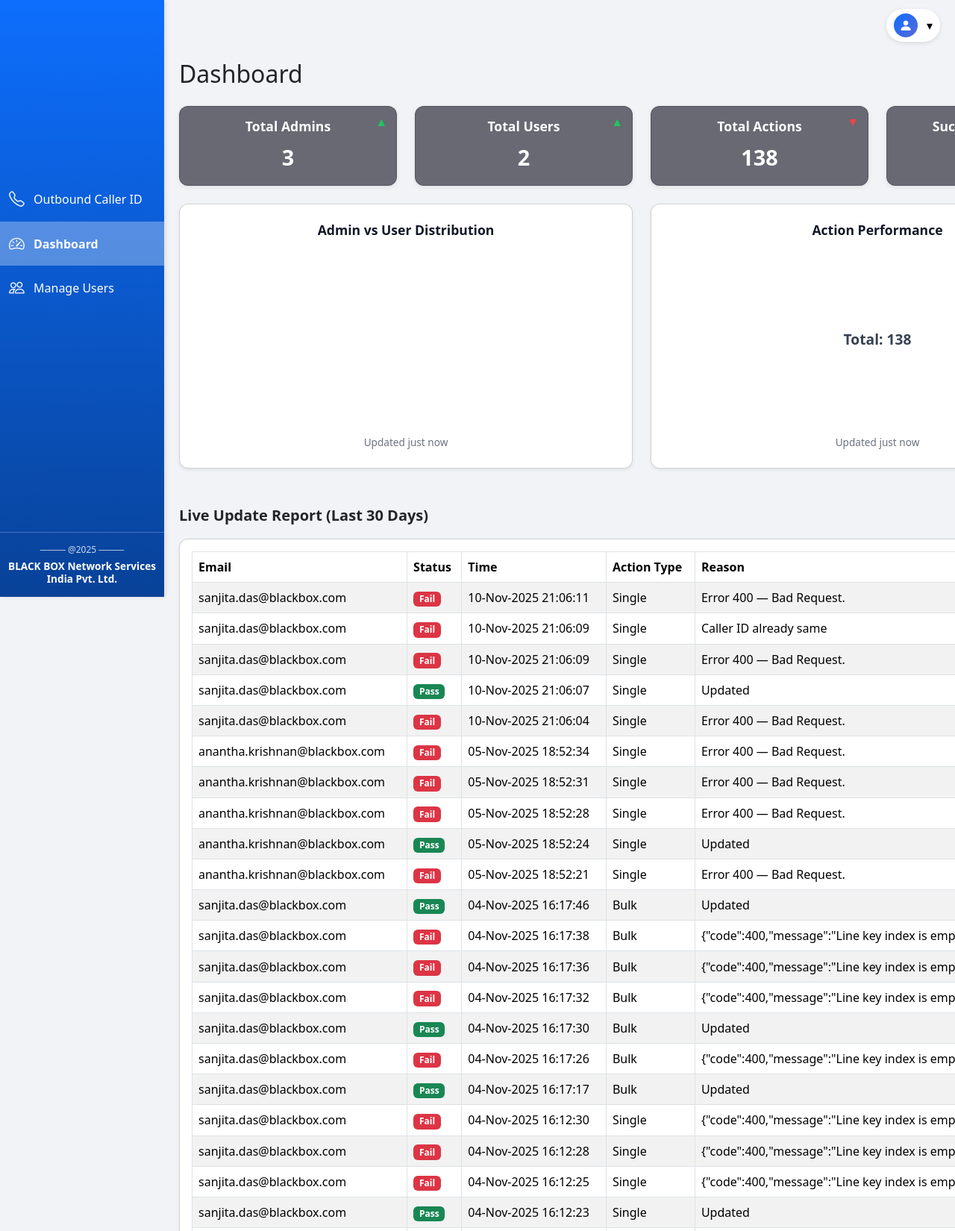
/dashboard (signed in, upper part), run on the app's committed database.
### tables this page shows
CREATE TABLE update_logs (
                        id INTEGER PRIMARY KEY AUTOINCREMENT,
                        email TEXT,
                        caller_id TEXT,
                        success INTEGER,
                        reason TEXT,
                        type TEXT,
                        timestamp DATETIME DEFAULT CURRENT_TIMESTAMP
                    , identifier TEXT, alias TEXT);

### app.py (the view)
@app.route("/dashboard")
@login_required(role="admin")
def dashboard():
    conn = get_db_connection()
    total_admin = conn.execute("SELECT COUNT(*) as cnt FROM users WHERE role='admin'").fetchone()["cnt"]
    total_users = conn.execute("SELECT COUNT(*) as cnt FROM users WHERE role='user'").fetchone()["cnt"]
    cutoff = (datetime.utcnow() - timedelta(days=30)).isoformat()
    rows = conn.execute("""
        SELECT email, identifier, caller_id, success, reason, type, timestamp
        FROM update_logs
        WHERE timestamp >= ?
        ORDER BY timestamp DESC
    """, (cutoff,)).fetchall()
    updates = []
    for r in rows:
        updates.append({
            "email": r["email"],
            "identifier": r["identifier"],
            "caller_id": r["caller_id"],
            "success": bool(r["success"]),
            "reason": r["reason"],
            "type": r["type"],
            "time": datetime.fromisoformat(r["timestamp"]).strftime("%d-%b-%Y %H:%M:%S")
        })
    mrows = conn.execute("""
        SELECT admin_email, action, target_email, timestamp
        FROM admin_activity
        WHERE timestamp >= ?
        ORDER BY timestamp DESC
    """, (cutoff,)).fetchall()
    manage_logs = []
    for r in mrows:
        manage_logs.append({
            "email": r["admin_email"],
            "action": r["action"],
            "target": r["target_email"],
            "time": datetime.fromisoformat(r["timestamp"]).strftime("%d-%b-%Y %H:%M:%S")
        })
    conn.close()
    user_status = get_user_status_list()
    refresh_needed = session.pop("refresh_needed", False)
    return render_template(
        "dashboard.html",
        total_admin=total_admin,
        total_users=total_users,
        updates=updates,
        manage_logs=manage_logs,
        user_status=user_status,
        refresh_needed=refresh_needed
    )

### app.py (called while the page is built)
def get_db_connection():
    conn = sqlite3.connect(DB_PATH)
    conn.row_factory = sqlite3.Row
    return conn

def load_users_from_db():
    conn = get_db_connection()
    rows = conn.execute("SELECT email, password, role FROM users").fetchall()
    conn.close()
    users = {r["email"].lower(): {"password": r["password"], "role": r["role"]} for r in rows}
    return users

def get_user_status_list():
    users = load_users_from_db()
    conn = get_db_connection()
    rows = conn.execute("SELECT user_email, status, login_time FROM login_activity ORDER BY id DESC").fetchall()
    conn.close()
    status = {}
    for r in rows:
        e = r["user_email"].lower()
        if e not in status:
            status[e] = {"email": e, "online": (r["status"] == "Online"), "last_seen": r["login_time"]}
    out = []
    for email, u in users.items():
        if email in status:
            out.append({"email": email, "online": bool(status[email]["online"])})
        else:
            out.append({"email": email, "online": False})
    return out

def login_required(role=None):
    def wrapper(fn):
        @wraps(fn)
        def decorated(*args, **kwargs):
            if "email" not in session:
                app.logger.warning("Unauthorized access attempt to protected route.")
                return redirect(url_for("login"))
            if role and session.get("role") != role:
                app.logger.warning(f"Access denied for user {session.get('email')} - insufficient role.")
                flash("Access denied", "danger")
                return redirect(url_for("login"))
            return fn(*args, **kwargs)
        return decorated
    return wrapper

@app.teardown_appcontext
def on_exit(exception):
    try:
        from utils.task_queue import shutdown_queue
        shutdown_queue()
    except Exception as e:
        app.logger.error(f"Error shutting down task queue: {e}")

### utils/task_queue.py (called while the page is built)
def shutdown_queue():
    logger.info("[Queue] Shutting down worker thread...")
    task_queue.put(None)

### templates/dashboard.html (shortened to what this page needs)
{% extends "base.html" %}
{% block content %}
<h2 class="mb-4">Dashboard</h2>
<div class="row g-4 mb-4">
  <div class="col-md-3">
    <div class="card text-center card-primary p-3">
      <span class="trend-indicator trend-up">▲</span>
      <h5 class="card-title">Total Admins</h5>
      <p class="card-text" id="totalAdmins">{{ total_admin }}</p>
    </div>
  </div>
  <div class="col-md-3">
    <div class="card text-center card-warning p-3">
      <span class="trend-indicator trend-up">▲</span>
      <h5 class="card-title">Total Users</h5>
      <p class="card-text" id="totalUsers">{{ total_users }}</p>
    </div>
  </div>
  <div class="col-md-3">
    <div class="card text-center card-info p-3">
      <span class="trend-indicator trend-down">▼</span>
      <h5 class="card-title">Total Actions</h5>
      <p class="card-text" id="totalActions">{{ updates|length }}</p>
    </div>
  </div>
  <div class="col-md-3">
    <div class="card text-center card-success p-3">
      <h5 class="card-title">Successful Updates</h5>
      <p class="card-text" id="successfulUpdates">{{ updates|selectattr("success")|select|list|length }}</p>
    </div>
  </div>
</div>
<div class="row g-4 mb-5">
  <div class="col-md-6">
    <div class="card shadow-sm chart-box p-4 h-100">
      <h5 class="card-title text-center mb-3">Admin vs User Distribution</h5>
      <div style="position: relative; height: 240px;">
        <canvas id="adminUserChart"></canvas>
      </div>
      <div id="adminUserTimestamp" class="chart-updated">Updated just now</div>
    </div>
  </div>
  <div class="col-md-6">
    <div class="card shadow-sm chart-box p-4 h-100">
      <h5 class="card-title text-center mb-3">Action Performance</h5>
      <div style="position: relative; height: 240px;">
        <canvas id="actionPieChart"></canvas>
        <div id="totalCenterText"
          style="position:absolute;top:50%;left:50%;transform:translate(-50%,-50%);
                 font-size:1.2rem;font-weight:700;color:#374151;">
        </div>
      </div>
      <div id="actionPieTimestamp" class="chart-updated">Updated just now</div>
    </div>
  </div>
</div>
<div class="section-title">Live Update Report (Last 30 Days)</div>
<div class="card shadow-sm mb-4">
  <div class="card-body table-responsive">
    <table class="table table-striped table-bordered align-middle">
      <thead>
        <tr>
          <th>Email</th>
          <th>Status</th>
          <th>Time</th>
          <th>Action Type</th>
          <th>Reason</th>
        </tr>
      </thead>
      <tbody>
        {% if updates %}
          {% for u in updates %}
            <tr>
              <td>{{ u.email }}</td>
              <td>
                {% if u.success %}
                  <span class="badge bg-success">Pass</span>
                {% else %}
                  <span class="badge bg-danger">Fail</span>
                {% endif %}
              </td>
              <td>{{ u.time }}</td>
              <td>
                {% if u.type == 'S' %}Single
                {% elif u.type == 'B' %}Bulk
                {% elif u.type == 'Both' %}Both
                {% else %}Unknown{% endif %}
              </td>
              <td>{{ u.reason }}</td>
            </tr>
          {% endfor %}
        {% else %}
          <tr><td colspan="5" class="text-center">No updates in last 30 days</td></tr>
        {% endif %}
      </tbody>
    </table>
  </div>
</div>
{% endblock %}

### templates/base.html (shortened to what this page needs)
<!doctype html>
<html lang="en">
<head>
  <link href="https://cdn.jsdelivr.net/npm/bootstrap@5.3.2/dist/css/bootstrap.min.css" rel="stylesheet"/>
  <link href="https://cdn.jsdelivr.net/npm/bootstrap-icons@1.11.1/font/bootstrap-icons.css" rel="stylesheet"/>
</head>
<body>
<div class="sidebar">
  <div class="nav-section">
    <a href="{{ url_for('index') }}" class="{% if request.endpoint=='index' %}active{% endif %}">
      <i class="bi bi-telephone"></i><span>Outbound Caller ID</span>
    </a>
    {% if session.role=='admin' %}
      <a href="{{ url_for('dashboard') }}" class="{% if request.endpoint=='dashboard' %}active{% endif %}">
        <i class="bi bi-speedometer2"></i><span>Dashboard</span>
      </a>
      <a href="{{ url_for('manage_users') }}" class="{% if request.endpoint=='manage_users' %}active{% endif %}">
        <i class="bi bi-people"></i><span>Manage Users</span>
      </a>
    {% endif %}
  </div>
  <div class="sidebar-footer">
    <div class="footer-line">──── @2025 ────</div>
    <span>BLACK BOX Network Services</span>
    <span>India Pvt. Ltd.</span>
  </div>
</div>
{% if session.email %}
<div class="top-right-info dropdown">
  <button class="profile-btn d-flex align-items-center" id="profileDropdown" data-bs-toggle="dropdown" aria-expanded="false">
    <div class="avatar-circle me-2">
      <i class="bi bi-person-fill"></i>
    </div>
    <span class="ms-1">▾</span>
  </button>
</div>
{% endif %}
<div class="content container-fluid">
  {% block content %}{% endblock %}
</div>
</body>
</html>

### templates/base.html (style rules this page uses)
body { padding-top: 60px; font-family: 'Segoe UI', Tahoma, Geneva, Verdana, sans-serif; background-color: #f1f3f6; }
.sidebar { height: 100vh; width: 70px; position: fixed; top: 0; left: 0; background: linear-gradient(180deg, #0d6efd, #084298); transition: width 0.3s; overflow-x: hidden; box-shadow: 2px 0 5px rgba(0,0,0,0.1); z-index: 1000; display: flex; flex-direction: column; justify-content: space-between; align-items: stretch; }
.nav-section { flex-grow: 1; display: flex; flex-direction: column; justify-content: center; transform: translateY(-30px); }
.sidebar a { display: flex; align-items: center; color: #fff; padding: 14px 10px; text-decoration: none; font-weight: 500; transition: background 0.2s, padding-left 0.2s; }
.sidebar a i { font-size: 1.3rem; margin-right: 10px; width: 25px; text-align: center; }
.sidebar a.active { background-color: rgba(255,255,255,0.3); font-weight: 600; }
.sidebar-footer { text-align: center; padding: 15px 10px; color: #fff; border-top: 1px solid rgba(255,255,255,0.25); opacity: 0.95; font-size: 0.85rem; line-height: 1.3; font-weight: 600; }
.sidebar-footer span { display: block; white-space: normal; }
.footer-line { font-size: 0.75rem; font-weight: 500; color: rgba(255,255,255,0.8); margin-bottom: 5px; }
.top-right-info { position: fixed; top: 12px; right: 20px; z-index: 1100; }
.profile-btn { background: #fff; border: none; padding: 6px 10px; border-radius: 50px; cursor: pointer; box-shadow: 0 2px 6px rgba(0,0,0,0.1); display: flex; align-items: center; transition: all 0.2s ease; }
.avatar-circle { width: 32px; height: 32px; border-radius: 50%; background: linear-gradient(135deg, #0d6efd, #5a67d8); color: white; display: flex; align-items: center; justify-content: center; font-size: 1.1rem; }
.content { margin-left: 70px; padding: 20px; transition: margin-left 0.3s; }
.card { border-radius: 0.75rem; box-shadow: 0 2px 6px rgba(0,0,0,0.08); transition: transform 0.2s; }
.table-striped>tbody>tr:nth-of-type(odd) { background-color: #f8f9fa; }
.table thead { background-color: #0d6efd; color: white; }
.table th, .table td { vertical-align: middle !important; }

### templates/dashboard.html (style rules this page uses)
.card-text { font-size: 1.8rem; font-weight: 700; }
.card-title { font-size: 1.1rem; font-weight: 600; margin-bottom: 0.5rem; }
.card-primary, .card-warning, .card-info, .card-success { background-color: #05041493; color: #fff; position: relative; }
.trend-indicator { position: absolute; top: 0.5rem; right: 0.75rem; font-size: 1rem; font-weight: bold; }
.trend-up { color: #22c55e; }
.trend-down { color: #ef4444; }
.table thead { background-color: #0d6efd; color: #fff; }
.badge { font-weight: 600; }
.section-title { font-weight: 700; margin-top: 2rem; margin-bottom: 1rem; font-size: 1.25rem; }
.chart-box { background-color: #ffffff; color: #111827; border-radius: 0.75rem; box-shadow: 0 4px 14px rgba(0, 0, 0, 0.1); transition: all 0.3s ease; }
.chart-box .card-title { color: #111827; font-weight: 600; }
.chart-updated { text-align: center; font-size: 0.85rem; color: #6b7280; margin-top: 0.5rem; }
canvas { max-height: 240px !important; }

### data on the page
update_logs: email "sanjita.das@blackbox.com", success "Fail", time "10-Nov-2025 21:06:11", type "Single", reason "Error 400 — Bad Request."
update_logs: email "sanjita.das@blackbox.com", success "Fail", time "10-Nov-2025 21:06:09", type "Single", reason "Caller ID already same"
update_logs: email "sanjita.das@blackbox.com", success "Fail", time "10-Nov-2025 21:06:09", type "Single", reason "Error 400 — Bad Request."
update_logs: email "sanjita.das@blackbox.com", success "Pass", time "10-Nov-2025 21:06:07", type "Single", reason "Updated"
update_logs: email "sanjita.das@blackbox.com", success "Fail", time "10-Nov-2025 21:06:04", type "Single", reason "Error 400 — Bad Request."
update_logs: email "anantha.krishnan@blackbox.com", success "Fail", time "05-Nov-2025 18:52:34", type "Single", reason "Error 400 — Bad Request."
update_logs: email "anantha.krishnan@blackbox.com", success "Fail", time "05-Nov-2025 18:52:31", type "Single", reason "Error 400 — Bad Request."
update_logs: email "anantha.krishnan@blackbox.com", success "Fail", time "05-Nov-2025 18:52:28", type "Single", reason "Error 400 — Bad Request."
update_logs: email "anantha.krishnan@blackbox.com", success "Pass", time "05-Nov-2025 18:52:24", type "Single", reason "Updated"
update_logs: email "anantha.krishnan@blackbox.com", success "Fail", time "05-Nov-2025 18:52:21", type "Single", reason "Error 400 — Bad Request."
update_logs: email "sanjita.das@blackbox.com", success "Pass", time "04-Nov-2025 16:17:46", type "Bulk", reason "Updated"
update_logs: email "sanjita.das@blackbox.com", success "Fail", time "04-Nov-2025 16:17:38", type "Bulk", reason "{\"code\":400,\"message\":\"Line key index is empty or duplicated.\"}"
update_logs: email "sanjita.das@blackbox.com", success "Fail", time "04-Nov-2025 16:17:36", type "Bulk", reason "{\"code\":400,\"message\":\"Line key index is empty or duplicated.\"}"
update_logs: email "sanjita.das@blackbox.com", success "Fail", time "04-Nov-2025 16:17:32", type "Bulk", reason "{\"code\":400,\"message\":\"Line key index is empty or duplicated.\"}"
update_logs: email "sanjita.das@blackbox.com", success "Pass", time "04-Nov-2025 16:17:30", type "Bulk", reason "Updated"
update_logs: email "sanjita.das@blackbox.com", success "Fail", time "04-Nov-2025 16:17:26", type "Bulk", reason "{\"code\":400,\"message\":\"Line key index is empty or duplicated.\"}"
update_logs: email "sanjita.das@blackbox.com", success "Pass", time "04-Nov-2025 16:17:17", type "Bulk", reason "Updated"
update_logs: email "sanjita.das@blackbox.com", success "Fail", time "04-Nov-2025 16:12:30", type "Single", reason "{\"code\":400,\"message\":\"Line key index is empty or duplicated.\"}"
update_logs: email "sanjita.das@blackbox.com", success "Fail", time "04-Nov-2025 16:12:28", type "Single", reason "{\"code\":400,\"message\":\"Line key index is empty or duplicated.\"}"
update_logs: email "sanjita.das@blackbox.com", success "Fail", time "04-Nov-2025 16:12:25", type "Single", reason "{\"code\":400,\"message\":\"Line key index is empty or duplicated.\"}"
update_logs: email "sanjita.das@blackbox.com", success "Pass", time "04-Nov-2025 16:12:23", type "Single", reason "Updated"
